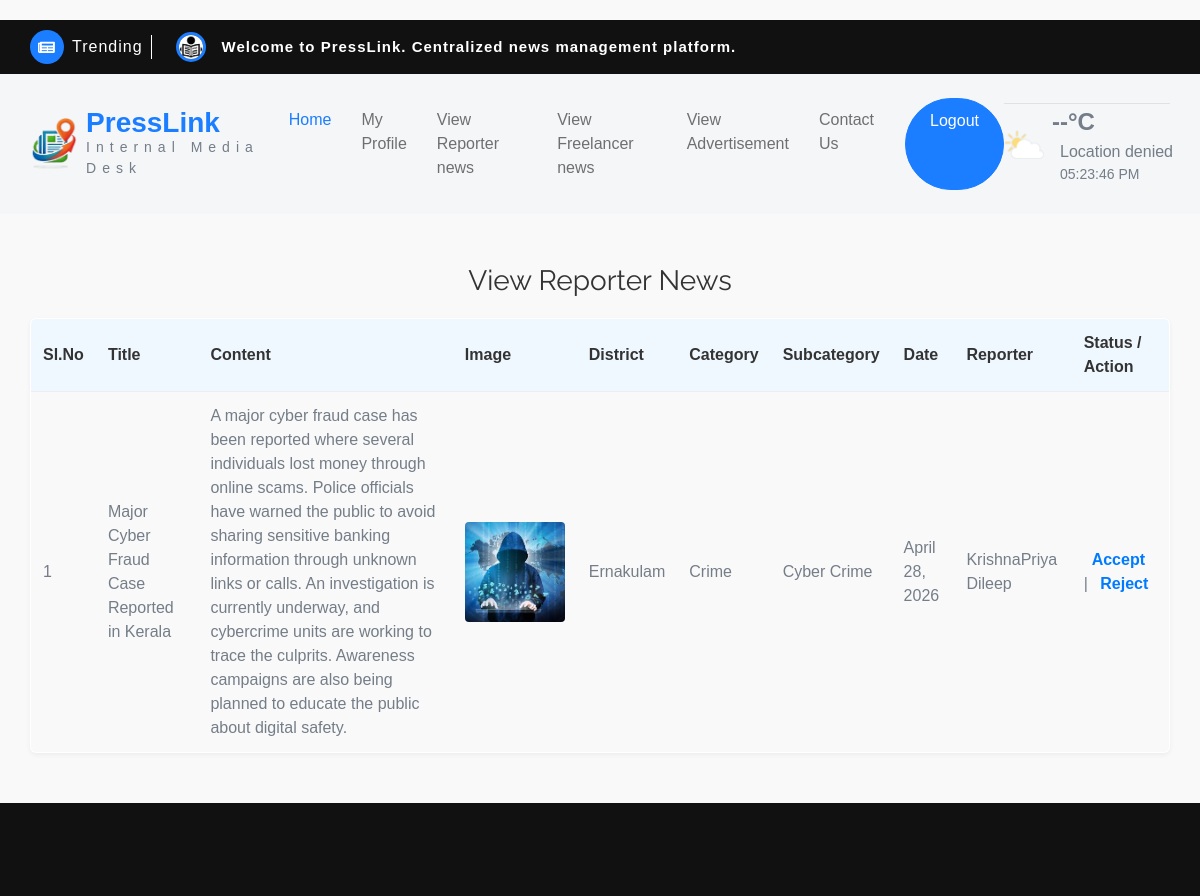
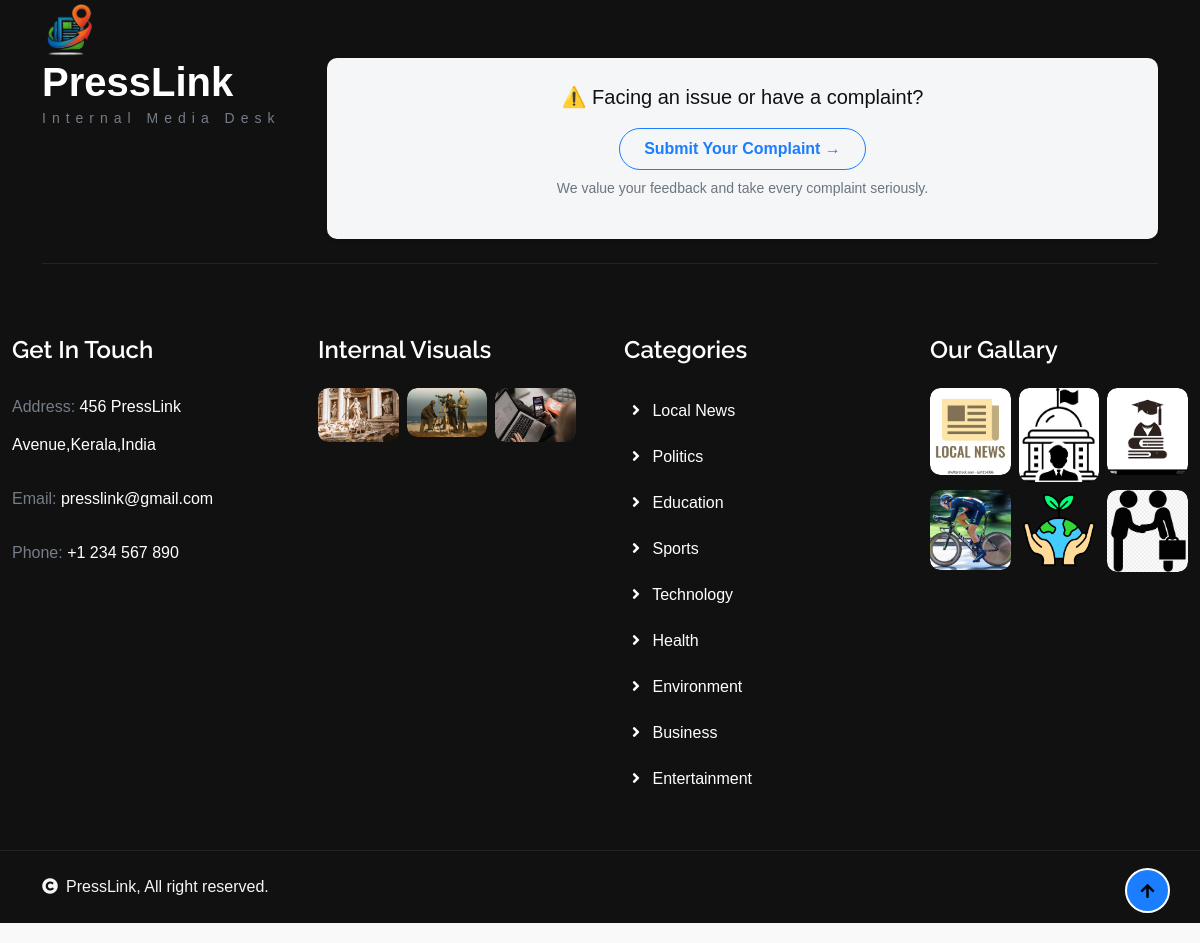
The app's page /Verifier/ViewNewsR/ (signed in) with its own data (2 pictures, top to bottom).
### Reporter/models.py (models this page shows)
class tbl_news(models.Model):
    news_title=models.CharField(max_length=50)
    news_content=models.CharField(max_length=50)
    news_image=models.FileField(upload_to="Assets/news/")
    news_date=models.DateField(auto_now_add=True)
    news_status=models.IntegerField(default=0)
    subcategory=models.ForeignKey(tbl_subcategory,on_delete=models.CASCADE,null=True)
    user=models.ForeignKey(tbl_user,on_delete=models.CASCADE,null=True)
    reporter=models.ForeignKey(tbl_reporter,on_delete=models.CASCADE,null=True)
    verifier=models.ForeignKey(tbl_verifier,on_delete=models.CASCADE,null=True)
    editor=models.ForeignKey('Admin.tbl_editor', on_delete=models.SET_NULL, null=True, blank=True)
    breaking = models.IntegerField(default=0)
    news_amount = models.IntegerField(null=True, blank=True)

### Guest/models.py (models this page shows)
class tbl_reporter(models.Model):
    reporter_name=models.CharField(max_length=50)
    reporter_email=models.CharField(max_length=50)
    reporter_contact=models.CharField(max_length=50)
    reporter_gender=models.CharField(max_length=50)
    reporter_dob=models.CharField(max_length=50)
    reporter_address=models.CharField(max_length=50, null=True, blank=True)
    reporter_password=models.CharField(max_length=50)
    reporter_photo=models.FileField(upload_to="Assets/UserDocs/")
    reporter_proof=models.FileField(upload_to="Assets/UserDocs/")
    reporter_status=models.IntegerField(default=0)
    place=models.ForeignKey(tbl_place,on_delete=models.CASCADE)

### Admin/models.py (models this page shows)
class tbl_place(models.Model):
    place_name=models.CharField(max_length=50)
    district=models.ForeignKey(tbl_district,on_delete=models.CASCADE)

class tbl_district(models.Model):
    district_name=models.CharField(max_length=50)

class tbl_subcategory(models.Model):
    subcategory_name=models.CharField(max_length=50)
    category=models.ForeignKey(tbl_category,on_delete=models.CASCADE)

class tbl_category(models.Model):
    category_name=models.CharField(max_length=50)

### Verifier/views.py (the view)
# urls.py: path("ViewNewsR/", views.ViewNewsR, name="ViewNewsR"),
def ViewNewsR(request):
    if "Vid" in request.session:
        newsdata = tbl_news.objects.filter(reporter__isnull=False, news_status=0)
        return render(request, 'Verifier/ViewNewsR.html', {'news': newsdata})
    return redirect("Guest:Login")

### Verifier/Templates/Verifier/ViewNewsR.html (shortened to what this page needs)
{% extends 'Verifier/Header.html' %}
{% block content %}
<h3>View Reporter News</h3>
<table border="1" align="center">
    <tr>
        <th>Sl.No</th>
        <th>Title</th>
        <th>Content</th>
        <th>Image</th>
        <th>District</th>
        <th>Category</th>
        <th>Subcategory</th>
        <th>Date</th>
        <th>Reporter</th>
        <th>Status / Action</th>
    </tr>
    {% for i in news %}
    <tr>
        <td>{{ forloop.counter }}</td>
        <td>
            {{ i.news_title }}
        </td>
        <td>{{ i.news_content }}</td>
        <td>
            {% if i.news_image %}
            <img src="{{ i.news_image.url }}" width="100" height="100">
            {% else %}
            No Image
            {% endif %}
        </td>
        <td>{{ i.reporter.place.district.district_name }}</td>
        <td>{{ i.subcategory.category.category_name }}</td>
        <td>{{ i.subcategory.subcategory_name }}</td>
        <td>{{ i.news_date }}</td>
        <td>{{ i.reporter.reporter_name }}</td>
        <td>
            {% if i.news_status == 0 %}
            <a href="{% url 'Verifier:ViewRAccept' i.id %}">Accept</a> |
            <a href="{% url 'Verifier:ViewRReject' i.id %}">Reject</a>
            {% elif i.news_status == 1 %}
            Verified - Waiting for Admin
            {% elif i.news_status == 2 %}
            Rejected
            {% elif i.news_status == 3 %}
            Amount set - waiting user
            {% elif i.news_status == 4 %}
            User accepted amount
            {% elif i.news_status == 5 %}
            User rejected amount
            {% elif i.news_status == 6 %}
            Admin paid - waiting editor
            {% elif i.news_status == 7 %}
            Editing by editor
            {% elif i.news_status == 8 %}
            Edited - waiting confirmation
            {% elif i.news_status == 9 %}
            Confirmed - waiting publish
            {% elif i.news_status == 10 %}
            Published
            {% else %}
            Status {{ i.news_status }}
            {% endif %}
        </td>
    </tr>
    {% empty %}
    <tr>
        <td colspan="10" align="center">No Reporter News Found</td>
    </tr>
    {% endfor %}
</table>
{% endblock %}

### Verifier/Templates/Verifier/ViewNewsR.html (style rules this page uses)
body { font-family: Arial, sans-serif; background-color: #f9f9f9; margin: 0; padding: 20px 0; }
h3 { text-align: center; color: #333; font-weight: normal; margin-bottom: 20px; }
table { width: 95%; margin: auto; border-collapse: collapse; background-color: #fff; border: 1px solid #ddd; border-radius: 6px; overflow: hidden; box-shadow: 0 2px 5px rgba(0,0,0,0.05); }
th, td { padding: 12px; text-align: left; border-bottom: 1px solid #eee; vertical-align: middle; }
th { background-color: #f0f8ff; color: #333; font-weight: bold; }
tr:nth-child(even) { background-color: #f9f9f9; }
td img { border-radius: 4px; }
a { text-decoration: none; color: #007bff; font-weight: bold; padding: 4px 8px; border-radius: 4px; }

### records on screen
tbl_news: news_title "Major Cyber Fraud Case Reported in Kerala", news_content "A major cyber fraud case has been reported where several individuals lost money through online scams. Police officials have warned the public to avoid sharing sensitive banking information through unknown links or calls. An investigation is currently underway, and cybercrime units are working to trace the culprits. Awareness campaigns are also being planned to educate the public about digital safety.", news_image (picture), reporter.place.district.district_name "Ernakulam", subcategory.category.category_name "Crime", subcategory.subcategory_name "Cyber Crime", news_date "April 28, 2026", reporter.reporter_name "KrishnaPriya Dileep", news_status "Accept"
